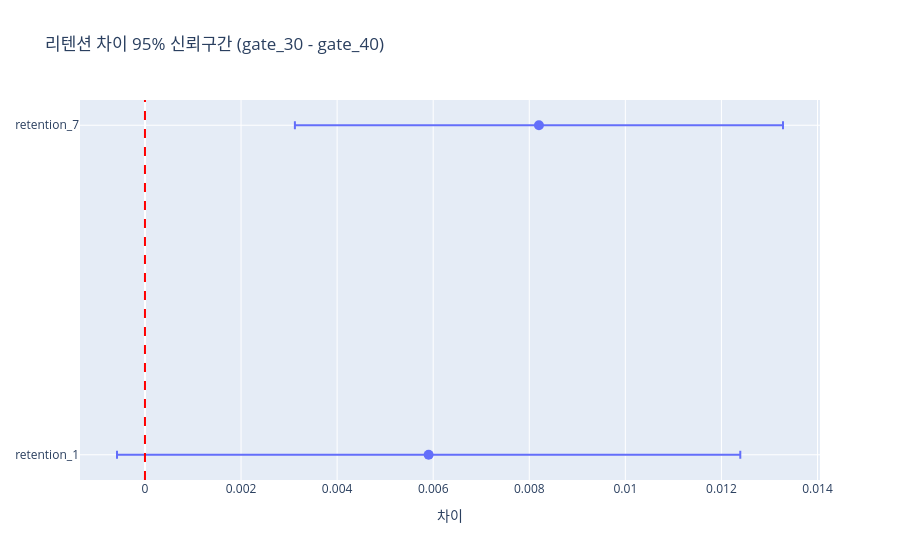

The code cell stored with this chart in its notebook:
### Markdown cell above
## 4. 95% 신뢰구간

### Code cell
for metric in ["retention_1", "retention_7"]:
    p1, n1 = g30[metric].mean(), len(g30)
    p2, n2 = g40[metric].mean(), len(g40)
    diff = p1 - p2
    se = np.sqrt(p1*(1-p1)/n1 + p2*(1-p2)/n2)
    ci_low = diff - 1.96 * se
    ci_high = diff + 1.96 * se
    print(f"{metric}: 차이 = {diff:.4f}, 95% CI = [{ci_low:.4f}, {ci_high:.4f}]")

metrics_data = []
for metric in ["retention_1", "retention_7"]:
    p1, n1 = g30[metric].mean(), len(g30)
    p2, n2 = g40[metric].mean(), len(g40)
    diff = p1 - p2
    se = np.sqrt(p1*(1-p1)/n1 + p2*(1-p2)/n2)
    metrics_data.append({"metric": metric, "diff": diff, "ci_low": diff-1.96*se, "ci_high": diff+1.96*se})

ci_df = pd.DataFrame(metrics_data)
fig = go.Figure()
fig.add_trace(go.Scatter(
    x=ci_df["diff"], y=ci_df["metric"],
    error_x=dict(type="data", symmetric=False,
                 array=(ci_df["ci_high"]-ci_df["diff"]).tolist(),
                 arrayminus=(ci_df["diff"]-ci_df["ci_low"]).tolist()),
    mode="markers", marker=dict(size=10)
))
fig.add_vline(x=0, line_dash="dash", line_color="red")
fig.update_layout(title="리텐션 차이 95% 신뢰구간 (gate_30 - gate_40)", xaxis_title="차이")
fig.show()

### Figure 1 — Plotly figure (JSON) as saved in the notebook; plotly's stock layout.template omitted (floating-point values rounded to 4 significant figures)
{"data": [{"error_x": {"array": [0.006487, 0.00508], "arrayminus": [0.006487, 0.00508], "symmetric": false, "type": "data"}, "marker": {"size": 10}, "mode": "markers", "type": "scatter", "x": [0.005905, 0.008201], "y": ["retention_1", "retention_7"]}], "layout": {"shapes": [{"line": {"color": "red", "dash": "dash"}, "type": "line", "x0": 0, "x1": 0, "xref": "x", "y0": 0, "y1": 1, "yref": "y domain"}], "title": {"text": "리텐션 차이 95% 신뢰구간 (gate_30 - gate_40)"}, "xaxis": {"title": {"text": "차이"}}}}
